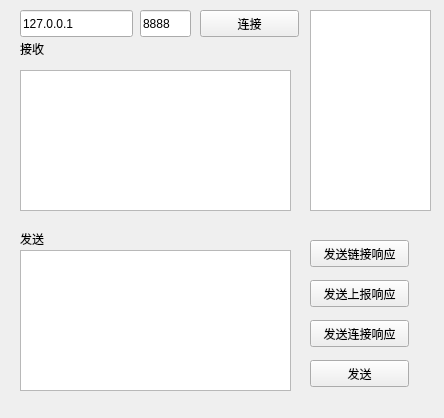
<?xml version="1.0" encoding="UTF-8"?>
<ui version="4.0">
 <class>Client</class>
 <widget class="QWidget" name="Client">
  <property name="geometry">
   <rect>
    <x>0</x>
    <y>0</y>
    <width>444</width>
    <height>418</height>
   </rect>
  </property>
  <property name="windowTitle">
   <string>TCP服务端</string>
  </property>
  <widget class="QLineEdit" name="lineAddr">
   <property name="geometry">
    <rect>
     <x>20</x>
     <y>10</y>
     <width>113</width>
     <height>27</height>
    </rect>
   </property>
   <property name="text">
    <string>127.0.0.1</string>
   </property>
  </widget>
  <widget class="QLineEdit" name="linePort">
   <property name="geometry">
    <rect>
     <x>140</x>
     <y>10</y>
     <width>51</width>
     <height>27</height>
    </rect>
   </property>
   <property name="text">
    <string>8888</string>
   </property>
  </widget>
  <widget class="QPushButton" name="buttonConnect">
   <property name="geometry">
    <rect>
     <x>200</x>
     <y>10</y>
     <width>99</width>
     <height>27</height>
    </rect>
   </property>
   <property name="text">
    <string>连接</string>
   </property>
  </widget>
  <widget class="QListWidget" name="listLog">
   <property name="geometry">
    <rect>
     <x>310</x>
     <y>10</y>
     <width>121</width>
     <height>201</height>
    </rect>
   </property>
  </widget>
  <widget class="QLabel" name="label">
   <property name="geometry">
    <rect>
     <x>20</x>
     <y>40</y>
     <width>67</width>
     <height>17</height>
    </rect>
   </property>
   <property name="text">
    <string>接收</string>
   </property>
  </widget>
  <widget class="QTextEdit" name="textEditRecv">
   <property name="geometry">
    <rect>
     <x>20</x>
     <y>70</y>
     <width>271</width>
     <height>141</height>
    </rect>
   </property>
  </widget>
  <widget class="QLabel" name="label_2">
   <property name="geometry">
    <rect>
     <x>20</x>
     <y>230</y>
     <width>67</width>
     <height>17</height>
    </rect>
   </property>
   <property name="text">
    <string>发送</string>
   </property>
  </widget>
  <widget class="QTextEdit" name="textEditSend">
   <property name="geometry">
    <rect>
     <x>20</x>
     <y>250</y>
     <width>271</width>
     <height>141</height>
    </rect>
   </property>
  </widget>
  <widget class="QPushButton" name="buttonSend">
   <property name="geometry">
    <rect>
     <x>310</x>
     <y>360</y>
     <width>99</width>
     <height>27</height>
    </rect>
   </property>
   <property name="text">
    <string>发送</string>
   </property>
  </widget>
  <widget class="QPushButton" name="buttonSend_2">
   <property name="geometry">
    <rect>
     <x>310</x>
     <y>320</y>
     <width>99</width>
     <height>27</height>
    </rect>
   </property>
   <property name="text">
    <string>发送连接响应</string>
   </property>
  </widget>
  <widget class="QPushButton" name="buttonSend_3">
   <property name="geometry">
    <rect>
     <x>310</x>
     <y>280</y>
     <width>99</width>
     <height>27</height>
    </rect>
   </property>
   <property name="text">
    <string>发送上报响应</string>
   </property>
  </widget>
  <widget class="QPushButton" name="buttonSend_4">
   <property name="geometry">
    <rect>
     <x>310</x>
     <y>240</y>
     <width>99</width>
     <height>27</height>
    </rect>
   </property>
   <property name="text">
    <string>发送链接响应</string>
   </property>
  </widget>
 </widget>
 <layoutdefault spacing="6" margin="11"/>
 <resources/>
 <connections/>
</ui>
